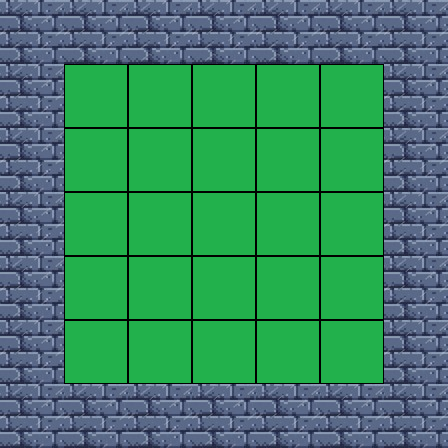

A level layout from a 2D game, rendered from its tile map. Below: a short description, then the map file with its tile-grid data intact:
An orthogonal 7x7 tile map with 64x64 px tiles, 1 tile layer (Tile Layer 1).

<map version="1.10" tiledversion="1.10.2" orientation="orthogonal" renderorder="right-down" width="7" height="7" tilewidth="64" tileheight="64" infinite="0" nextlayerid="2" nextobjectid="1">
 <tileset firstgid="1" source="tileset.tsx" />
 <layer id="1" name="Tile Layer 1" width="7" height="7">
  <data encoding="csv">
2,2,2,2,2,2,2,
2,1,1,1,1,1,2,
2,1,1,1,1,1,2,
2,1,1,1,1,1,2,
2,1,1,1,1,1,2,
2,1,1,1,1,1,2,
2,2,2,2,2,2,2
</data>
 </layer>
</map>